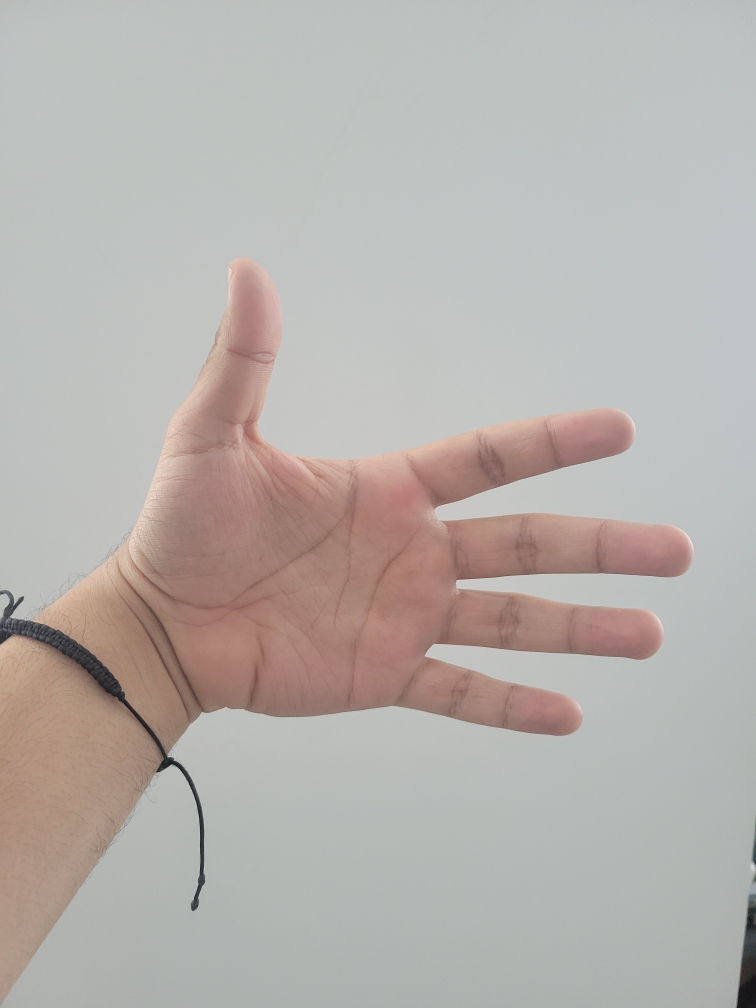
#> input picture knn/testImg3.jpg, 3024 x 4032 px, found by its file name (shown at 1/4 size)
$ python chamfer_distance.py
#> lines starting #> are read from the running program, lines starting #| are printed output that depends on the picture; after the words box and inside, x2 and y2 are one past the last pixel; in counts of white or black regions, pixels touching at a corner belong together
import numpy as np
import cv2
import matplotlib.pyplot as plt

def chamfer_distance(img1, img2):

    resizedImg1 = cv2.resize(img1, (256, 256), interpolation=cv2.INTER_AREA)
    resizedImg2 = cv2.resize(img2, (256, 256), interpolation=cv2.INTER_AREA)

    #threshold the image
    edges1 = cv2.Canny(resizedImg1, 70, 150)
    edges2 = cv2.Canny(resizedImg2, 70, 150)

    img1Dist = cv2.distanceTransform(edges1, cv2.DIST_L2, 5)
    img2Dist = cv2.distanceTransform(edges2, cv2.DIST_L2, 5)

    chamferDistance = np.sum(np.minimum(img1Dist, img2Dist))+ np.sum(np.minimum(img2Dist, img1Dist))
    return chamferDistance


if __name__ == "__main__":
    img = cv2.imread("testImg3.jpg", 0)
#> img: shape (4032, 3024); min 0, max 240, mean 178.1
    img2 = cv2.imread("testImg4.jpg", 0)
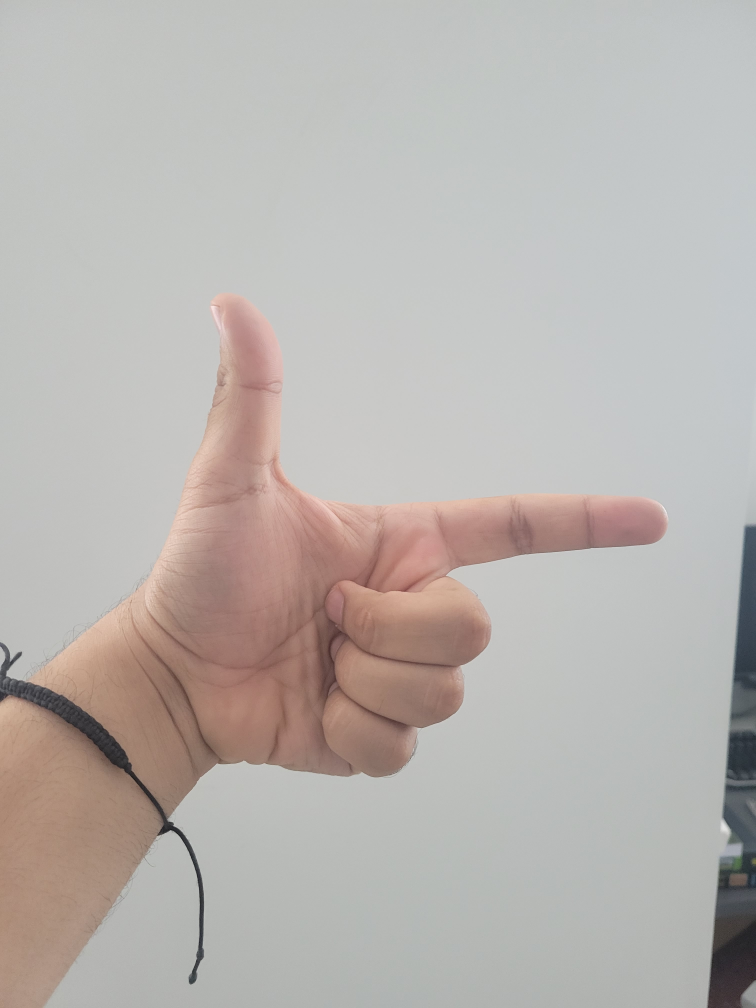
#> input picture knn/testImg4.jpg, 3024 x 4032 px, found by its file name (shown at 1/4 size)
#> img2: shape (4032, 3024); min 0, max 250, mean 180.6
    img3 = cv2.imread("testImg5.jpg", 0)
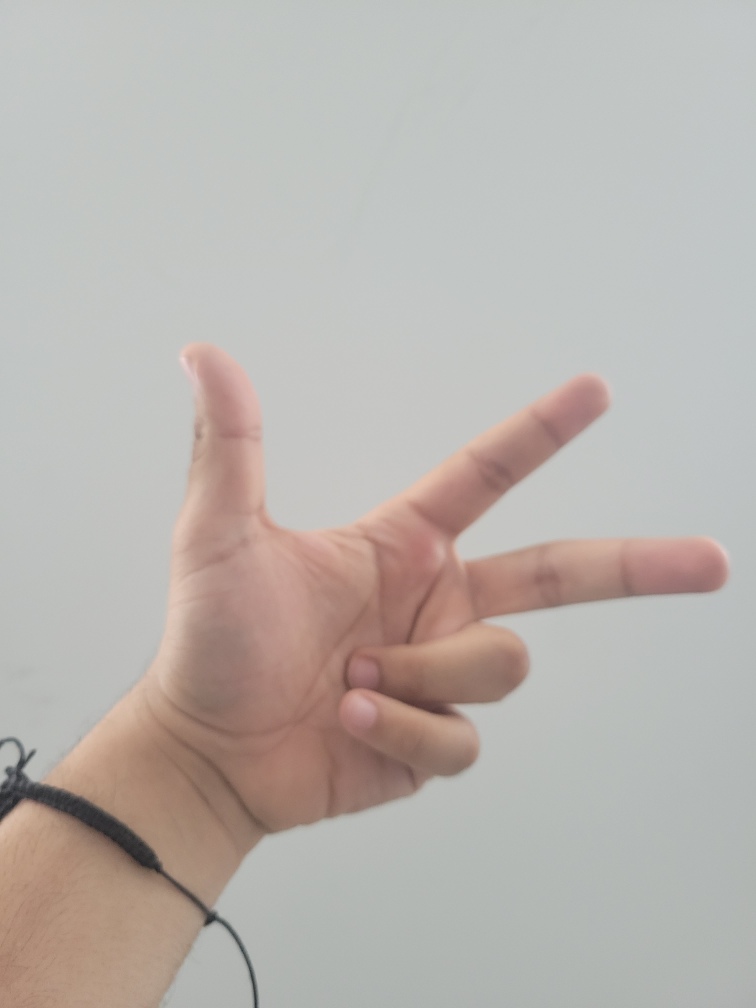
#> input picture knn/testImg5.jpg, 3024 x 4032 px, found by its file name (shown at 1/4 size)
#> img3: shape (4032, 3024); min 11, max 224, mean 180.1


    print(chamfer_distance(img, img2))
#> in chamfer_distance, `resizedImg1 = cv2.resize(img1, (256, 256), interpolation=cv2.INTER_AREA)`:
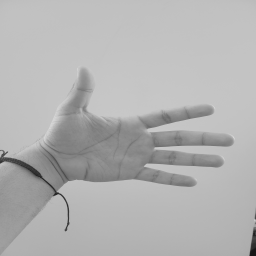
#> resizedImg1: shape (256, 256); min 21, max 214, mean 178.1
#> in chamfer_distance, `edges1 = cv2.Canny(resizedImg1, 70, 150)`:
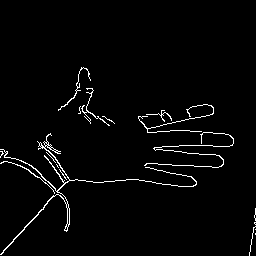
#> edges1: shape (256, 256); 2.5% white in thin lines or dots, all inside (x1, y1, x2, y2) = (0, 67, 256, 256)
#> in chamfer_distance, `edges2 = cv2.Canny(resizedImg2, 70, 150)`: edges2: shape (256, 256); 2.3% white in thin lines or dots, all inside (x1, y1, x2, y2) = (0, 76, 256, 256)
#> in chamfer_distance, `img2Dist = cv2.distanceTransform(edges2, cv2.DIST_L2, 5)`:
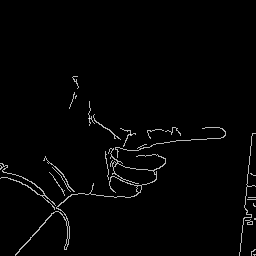
#> img2Dist: shape (256, 256) float32; min 0, max 1.4, mean 0.0234; drawn with min black and max white
#> in chamfer_distance, `chamferDistance = np.sum(np.minimum(img1Dist, img2Dist))+ np.sum(np.mi..`: chamferDistance = 166
#| 166.0
    print(chamfer_distance(img, img3))
#> in chamfer_distance (call 2), `resizedImg2 = cv2.resize(img2, (256, 256), interpolation=cv2.INTER_AREA)`:
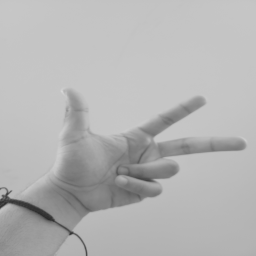
#> resizedImg2: shape (256, 256); min 44, max 214, mean 180.1
#> in chamfer_distance (call 2), `edges2 = cv2.Canny(resizedImg2, 70, 150)`:
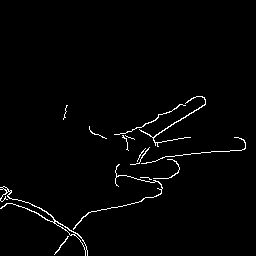
#> edges2: shape (256, 256); 1.7% white in thin lines or dots, all inside (x1, y1, x2, y2) = (0, 96, 246, 256)
#> in chamfer_distance (call 2), `chamferDistance = np.sum(np.minimum(img1Dist, img2Dist))+ np.sum(np.mi..`: chamferDistance = 116
#| 116.0
